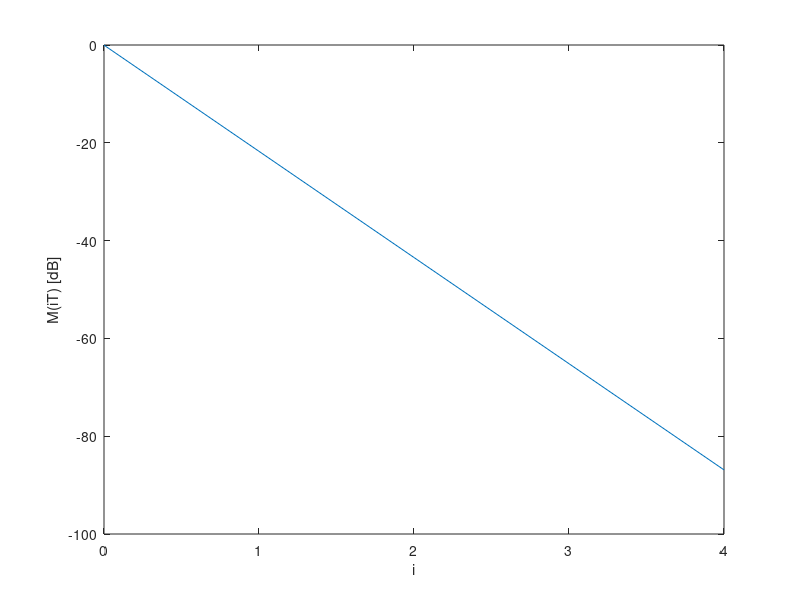

This chart was generated by the following MATLAB code: (Note: this script raises an error after producing the figure.)
close all; clear all; clc;

T = 1; % Symbol period?
tau_rms = 0.2*T;
N_h = 5;
Tc = T/4;

Kpdp = N_h;
tau = transpose((0:Kpdp-1) .* T);
pdp = exp(-tau/tau_rms)./tau_rms;
norm_pdp = pdp ./ sum(pdp);

rice_factor = 10^(2 / 10); % 2dB
C = sqrt(rice_factor/(rice_factor+1)); % Assuming normalized pdp

% Plot of the PDP(0..4)
figure;
plot(0:4, 10*log10(norm_pdp(1:5)));
xlabel('i');
ylabel('M(iT) [dB]');

% Table of the PDP(0..4)
fprintf('Normalized PDP values:\n');
for i=0:4
    fprintf('  M(%dT) & \\SI{%.3f}{\\dB} \\\\\n', i, 10*log10(norm_pdp(i+1)));
end

fdTc = 25e-5;
K = 80000;
h = generate_ch_response(Tc, fdTc/Tc, norm_pdp, C, N_h, K, 'shuffle');

% Plot the channel h
Kplot = 12000;
figure;
subplot(1,3,1);
plot(0:Kplot-1, abs(h(1,1:Kplot)));
ylabel('|h_0(k)|');
subplot(1,3,2);
plot(0:Kplot-1, abs(h(3,1:Kplot)));
ylabel('|h_2(k)|');
subplot(1,3,3);
plot(0:Kplot-1, abs(h(5,1:Kplot)));
ylabel('|h_4(k)|');

% PSD 
Kf = 80000; % We need the resolution to see D
fd = fdTc / Tc;
f = linspace(0, 1/Tc, Kf);
D = classical_doppler_spectrum(f, fd);
D = D ./ sum(D); % Must integrate to 1
theor_spec = D .* norm_pdp(1);
theor_spec(1) = theor_spec(1) + C^2*Kf;

welch_D = 5000;
welch_S = 125;
welch = psd_welch_estim(transpose(h(1,:)), rectwin(welch_D), welch_D, welch_S, Kf);

figure;
hold all;

% Draw the vertical line at fd
theor_spec_db = 10*log10(theor_spec);
i_inf = find(theor_spec_db == -Inf);
theor_spec_db(i_inf) = -1000;

plot(f, 10*log10(welch));
plot(f, theor_spec_db);
xlabel('lambda');
ylabel('dB');
legend('Welch', 'Theoretical');
ylim([-40, 10]);

figure;
hold all;
plot(f, 10*log10(welch));
plot(f, theor_spec_db);
xlabel('lambda');
ylabel('dB');
legend('Welch', 'Theoretical');
xlim([0, 3*fd]);
ylim([-20, 30]);
